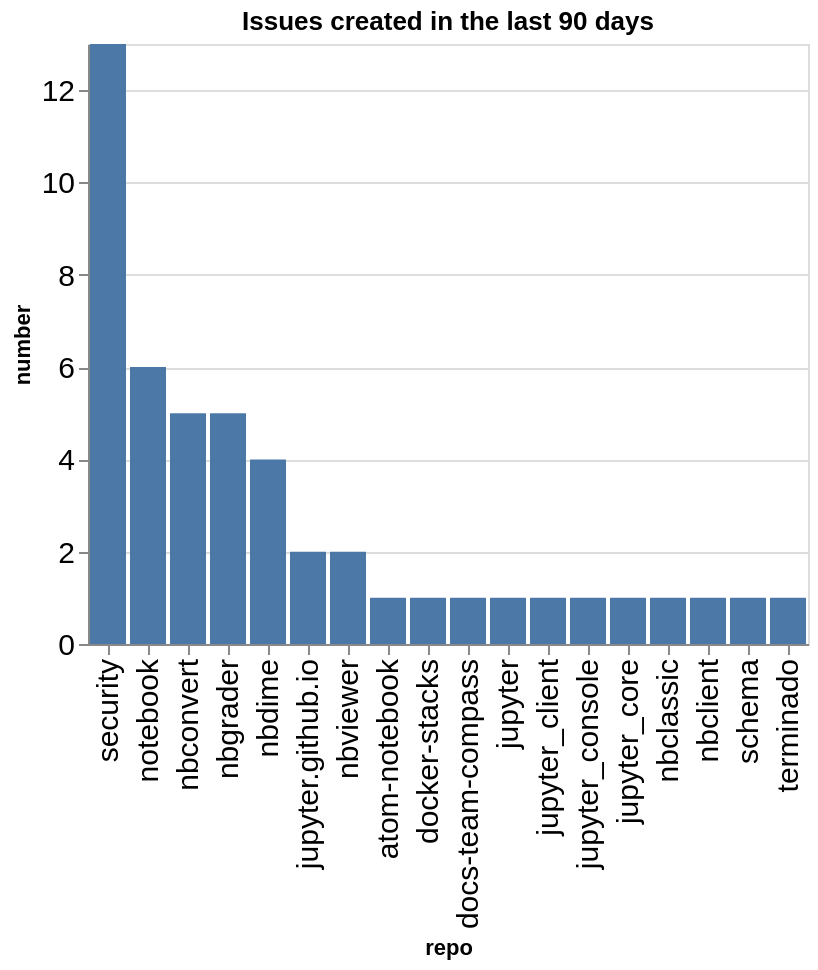

Notebook cell for this chart:
### Code cell
created_counts = created.groupby(['org', 'repo']).count()['number'].reset_index()
created_counts['org/repo'] = created_counts.apply(lambda a: a['org'] + '/' + a['repo'], axis=1)
sorted_vals = created_counts.sort_values(['org', 'number'], ascending=False)['repo'].values
alt.Chart(data=created_counts, title=f"Issues created in the last {n_days} days").mark_bar().encode(
    x=alt.X('repo', sort=alt.Sort(sorted_vals.tolist())),
    y='number',
)

### Figure 1 — Vega-Lite specification as saved in the notebook (floating-point values rounded to 4 significant figures)
{"config": {"axisLeft": {"labelFontSize": 15}, "axisBottom": {"labelFontSize": 15}}, "data": {"name": "data-aab7ccbdccd7eb902743e3ad4fa2b611"}, "mark": {"type": "bar"}, "encoding": {"x": {"field": "repo", "sort": ["security", "notebook", "nbconvert", "nbgrader", "nbdime", "jupyter.github.io", "nbviewer", "atom-notebook", "docker-stacks", "docs-team-compass", "jupyter", "jupyter_client", "jupyter_console", "jupyter_core", "nbclassic", "nbclient", "schema", "terminado"], "type": "nominal"}, "y": {"field": "number", "type": "quantitative"}}, "title": "Issues created in the last 90 days", "$schema": "https://vega.github.io/schema/vega-lite/v5.20.1.json", "datasets": {"data-aab7ccbdccd7eb902743e3ad4fa2b611": [{"org": "jupyter", "repo": "atom-notebook", "number": 1, "org/repo": "jupyter/atom-notebook"}, {"org": "jupyter", "repo": "docker-stacks", "number": 1, "org/repo": "jupyter/docker-stacks"}, {"org": "jupyter", "repo": "docs-team-compass", "number": 1, "org/repo": "jupyter/docs-team-compass"}, {"org": "jupyter", "repo": "jupyter", "number": 1, "org/repo": "jupyter/jupyter"}, {"org": "jupyter", "repo": "jupyter.github.io", "number": 2, "org/repo": "jupyter/jupyter.github.io"}, {"org": "jupyter", "repo": "jupyter_client", "number": 1, "org/repo": "jupyter/jupyter_client"}, {"org": "jupyter", "repo": "jupyter_console", "number": 1, "org/repo": "jupyter/jupyter_console"}, {"org": "jupyter", "repo": "jupyter_core", "number": 1, "org/repo": "jupyter/jupyter_core"}, {"org": "jupyter", "repo": "nbclassic", "number": 1, "org/repo": "jupyter/nbclassic"}, {"org": "jupyter", "repo": "nbclient", "number": 1, "org/repo": "jupyter/nbclient"}, {"org": "jupyter", "repo": "nbconvert", "number": 5, "org/repo": "jupyter/nbconvert"}, {"org": "jupyter", "repo": "nbdime", "number": 4, "org/repo": "jupyter/nbdime"}, {"org": "jupyter", "repo": "nbgrader", "number": 5, "org/repo": "jupyter/nbgrader"}, {"org": "jupyter", "repo": "nbviewer", "number": 2, "org/repo": "jupyter/nbviewer"}, {"org": "jupyter", "repo": "notebook", "number": 6, "org/repo": "jupyter/notebook"}, {"org": "jupyter", "repo": "schema", "number": 1, "org/repo": "jupyter/schema"}, {"org": "jupyter", "repo": "security", "number": 13, "org/repo": "jupyter/security"}, {"org": "jupyter", "repo": "terminado", "number": 1, "org/repo": "jupyter/terminado"}]}}
